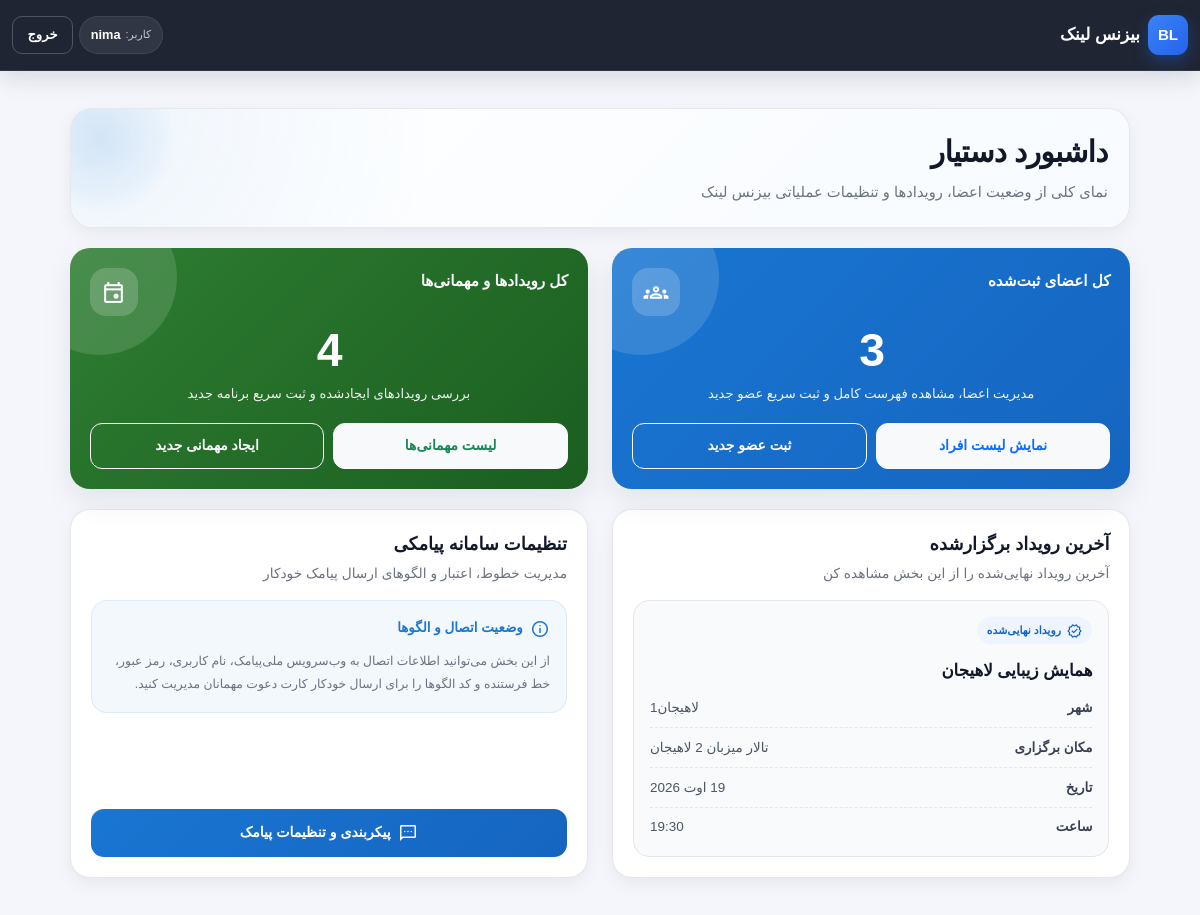
The page /dashboard/ (signed in) on the database its author committed.
### core/models.py (models this page shows, shortened)
class Event(models.Model):
    STATUS_PENDING = "pending"
    STATUS_ACTIVE = "active"
    STATUS_COMPLETED = "completed"
    STATUS_CHOICES = [
        (STATUS_PENDING, "در انتظار برگزاری"),
        (STATUS_ACTIVE, "در حال برگزاری"),
        (STATUS_COMPLETED, "پایان یافته"),
    ]
    name = models.CharField(max_length=200, verbose_name="نام مهمانی")
    city = models.CharField(max_length=100, db_index=True, verbose_name="شهر")
    venue_name = models.CharField(max_length=200, verbose_name="نام مکان برگزاری")
    event_date = models.DateField(db_index=True, verbose_name="تاریخ برگزاری")
    event_time = models.TimeField(verbose_name="ساعت شروع")
    status = models.CharField(
        max_length=20,
        choices=STATUS_CHOICES,
        default=STATUS_PENDING,
        db_index=True,
        verbose_name="وضعیت مهمانی"
    )
    invitation_text = models.TextField(
        blank=True,
        default="",
        verbose_name="متن پیام دعوت"
    )
    thank_you_text = models.TextField(
        blank=True,
        default="",
        verbose_name="متن تشکر از حضور"
    )
    missed_you_text = models.TextField(
        blank=True,
        default="",
        verbose_name="متن عدم حضور"
    )
    started_at = models.DateTimeField(blank=True, null=True, verbose_name="زمان شروع واقعی")
    completed_at = models.DateTimeField(blank=True, null=True, verbose_name="زمان پایان")
    created_at = models.DateTimeField(auto_now_add=True)
    class Meta:
        verbose_name = "مهمانی"
        verbose_name_plural = "مهمانی‌ها"
        ordering = ["-event_date", "-event_time"]

### core/views.py (the view)
# urls.py: path('dashboard/', views.assistant_dashboard, name='dashboard'),
@login_required(login_url="/admin/login/")
def assistant_dashboard(request):
    today = timezone.localdate()
    latest_completed_event = Event.objects.filter(
        Q(status=Event.STATUS_COMPLETED) | Q(event_date__lt=today)
    ).order_by("-event_date", "-event_time").first()
    latest_event_gallery = EventGallery.objects.none()
    if latest_completed_event:
        latest_event_gallery = EventGallery.objects.filter(
            city=latest_completed_event.city,
            event_date=latest_completed_event.event_date,
            is_active=True,
        ).order_by("-created_at")
    context = {
        "members_count": Member.objects.count(),
        "events_count": Event.objects.count(),
        "latest_completed_event": latest_completed_event,
        "latest_event_gallery": latest_event_gallery[:12],
        "gallery_form": EventGalleryUploadForm(),
    }
    return render(request, "core/dashboard.html", context)

### templates/core/dashboard.html (shortened to what this page needs)
{% extends 'core/base.html' %}
{% load jalali_tags %}
{% block content %}
<div class="dashboard-page">
    <div class="dashboard-shell">
        <section class="dashboard-hero">
            <div class="dashboard-hero-content">
                <h1 class="dashboard-title">
                    داشبورد دستیار
                </h1>
                <p class="dashboard-subtitle">
                    نمای کلی از وضعیت اعضا، رویدادها و تنظیمات عملیاتی بیزنس لینک
                </p>
            </div>
        </section>
        <section class="row g-3 g-lg-4">
            <div class="col-12 col-lg-6">
                <article class="dash-card stats-card stats-card-primary">
                    <div class="dash-card-body text-center">
                        <div>
                            <div class="stats-head">
                                <h2 class="stats-label">
                                    کل اعضای ثبت‌شده
                                </h2>
                                <span class="stats-icon" aria-hidden="true">
                                    <span class="material-symbols-outlined">groups</span>
                                </span>
                            </div>
                            <div class="stat-number">
                                {{ members_count }}
                            </div>
                            <p class="stats-caption">
                                مدیریت اعضا، مشاهده فهرست کامل و ثبت سریع عضو جدید
                            </p>
                        </div>
                        <div class="stat-actions">
                            <a href="{% url 'member_list' %}" class="btn btn-light text-primary">
                                نمایش لیست افراد
                            </a>
                            <a href="{% url 'add_member' %}" class="btn btn-outline-light">
                                ثبت عضو جدید
                            </a>
                        </div>
                    </div>
                </article>
            </div>
            <div class="col-12 col-lg-6">
                <article class="dash-card stats-card stats-card-success">
                    <div class="dash-card-body text-center">
                        <div>
                            <div class="stats-head">
                                <h2 class="stats-label">
                                    کل رویدادها و مهمانی‌ها
                                </h2>
                                <span class="stats-icon" aria-hidden="true">
                                    <span class="material-symbols-outlined">event</span>
                                </span>
                            </div>
                            <div class="stat-number">
                                {{ events_count }}
                            </div>
                            <p class="stats-caption">
                                بررسی رویدادهای ایجادشده و ثبت سریع برنامه جدید
                            </p>
                        </div>
                        <div class="stat-actions">
                            <a href="{% url 'event_list' %}" class="btn btn-light text-success">
                                لیست مهمانی‌ها
                            </a>
                            <a href="{% url 'add_event' %}" class="btn btn-outline-light">
                                ایجاد مهمانی جدید
                            </a>
                        </div>
                    </div>
                </article>
            </div>
        </section>
        <section class="row g-3 g-lg-4">
            <div class="col-12 col-md-6">
                <article class="dash-card">
                    <div class="dash-card-body">
                        <div class="section-head">
                            <h3 class="section-title">
                                آخرین رویداد برگزارشده
                            </h3>
                            <p class="section-subtitle">
                                آخرین رویداد نهایی‌شده را از این بخش مشاهده کن
                            </p>
                        </div>
                        {% if latest_completed_event %}
                            <div class="event-summary">
                                <span class="event-badge">
                                    <span class="material-symbols-outlined">verified</span>
                                    رویداد نهایی‌شده
                                </span>
                                <h4 class="event-name">
                                    {{ latest_completed_event.name }}
                                </h4>
                                <div class="event-meta-list">
                                    <div class="event-meta-item">
                                        <span class="event-meta-label">شهر</span>
                                        <span class="event-meta-value">{{ latest_completed_event.city }}</span>
                                    </div>
                                    <div class="event-meta-item">
                                        <span class="event-meta-label">مکان برگزاری</span>
                                        <span class="event-meta-value">{{ latest_completed_event.venue_name }}</span>
                                    </div>
                                    <div class="event-meta-item">
                                        <span class="event-meta-label">تاریخ</span>
                                        <span class="event-meta-value">{{ latest_completed_event.event_date|to_jalali }}</span>
                                    </div>
                                    <div class="event-meta-item">
                                        <span class="event-meta-label">ساعت</span>
                                        <span class="event-meta-value">{{ latest_completed_event.event_time }}</span>
                                    </div>
                                </div>
                            </div>
                        {% else %}
                            <div class="empty-state">
                                هنوز رویداد برگزارشده‌ای ثبت نشده است.
                            </div>
                        {% endif %}
                    </div>
                </article>
            </div>
            <div class="col-12 col-md-6">
                <article class="dash-card">
                    <div class="dash-card-body">
                        <div>
                            <div class="section-head">
                                <h3 class="section-title">
                                    تنظیمات سامانه پیامکی
                                </h3>
                                <p class="section-subtitle">
                                    مدیریت خطوط، اعتبار و الگوهای ارسال پیامک خودکار
                                </p>
                            </div>
                            <div class="sms-info-box">
                                <div class="sms-info-head">
                                    <span class="material-symbols-outlined" aria-hidden="true">info</span>
                                    <span class="sms-info-title">
                                        وضعیت اتصال و الگوها
                                    </span>
                                </div>
                                <p class="sms-info-text">
                                    از این بخش می‌توانید اطلاعات اتصال به وب‌سرویس ملی‌پیامک، نام کاربری، رمز عبور،
                                    خط فرستنده و کد الگوها را برای ارسال خودکار کارت دعوت مهمانان مدیریت کنید.
                                </p>
                            </div>
                        </div>
                        <div class="mt-auto">
                            <a href="{% url 'sms_settings' %}" class="btn btn-primary sms-settings-btn">
                                <span class="material-symbols-outlined" aria-hidden="true">sms</span>
                                پیکربندی و تنظیمات پیامک
                            </a>
                        </div>
                    </div>
                </article>
            </div>
        </section>
    </div>
</div>
{% endblock %}

### templates/core/base.html (shortened to what this page needs)
{% load static %}
<!DOCTYPE html>
<html lang="fa" dir="rtl">
<head>
    <link rel="stylesheet"
          href="https://cdn.jsdelivr.net/gh/rastikerdar/vazirmatn@v33.003/Vazirmatn-font-face.css">
    <link rel="stylesheet"
          href="https://cdn.jsdelivr.net/npm/bootstrap@5.3.2/dist/css/bootstrap.rtl.min.css">
    <link rel="stylesheet" href="{% static 'css/base.css' %}">
</head>
<body>
<div class="app-shell">
    <nav class="app-navbar">
        <div class="container">
            <div class="app-navbar-inner {% if request.resolver_match and request.resolver_match.url_name == 'dashboard' %}has-user-actions{% endif %}">
                <a class="navbar-brand"
                   href="{% url 'dashboard' %}"
                   aria-label="بازگشت به داشبورد">
                    <span class="brand-badge">BL</span>
                    <span>بیزنس لینک</span>
                </a>
                {% if request.resolver_match and request.resolver_match.url_name == 'dashboard' %}
                    <div class="app-navbar-actions">
                        {% if user.is_authenticated %}
                            <div class="user-chip">
                                <span class="user-chip-label">کاربر:</span>
                                <strong title="{{ user.username }}">
                                    {{ user.username }}
                                </strong>
                            </div>
                            <form action="{% url 'logout' %}" method="post" class="m-0">
                                <button type="submit" class="btn btn-outline-light btn-app-action">
                                    خروج
                                </button>
                            </form>
                        {% else %}
                            <a href="{% url 'login' %}" class="btn btn-primary btn-app-action">
                                ورود
                            </a>
                        {% endif %}
                    </div>
                {% endif %}
            </div>
        </div>
    </nav>
    <main class="main-content">
        <div class="container-fluid px-2 px-sm-3 px-lg-4 px-xl-5">
            {% block content %}{% endblock %}
        </div>
    </main>
</div>
</body>
</html>

### rows shown on the page
Event: name "همایش زیبایی لاهیجان", city "لاهیجان1", venue_name "تالار میزبان 2 لاهیجان", event_date|to_jalali "19 اوت 2026", event_time "19:30"

### other values the page prints
{{ user.username }} "nima"
{{ members_count }} "3"
{{ events_count }} "4"
